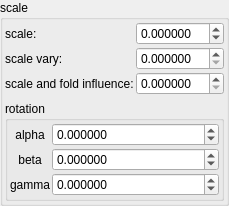
    <widget class="QGroupBox" name="groupBox_5">
     <property name="title">
      <string>scale</string>
     </property>
     <layout class="QVBoxLayout" name="verticalLayout_7">
      <property name="leftMargin">
       <number>2</number>
      </property>
      <property name="topMargin">
       <number>2</number>
      </property>
      <property name="rightMargin">
       <number>2</number>
      </property>
      <property name="bottomMargin">
       <number>2</number>
      </property>
      <item>
       <layout class="QGridLayout" name="gridLayout_15" columnstretch="0,1">
        <property name="spacing">
         <number>2</number>
        </property>
        <item row="0" column="0">
         <widget class="QLabel" name="label_171">
          <property name="text">
           <string>scale:</string>
          </property>
         </widget>
        </item>
        <item row="1" column="0">
         <widget class="QLabel" name="label_172">
          <property name="text">
           <string>scale vary:</string>
          </property>
         </widget>
        </item>
        <item row="2" column="0">
         <widget class="QLabel" name="label_173">
          <property name="text">
           <string>scale and fold influence:</string>
          </property>
         </widget>
        </item>
        <item row="0" column="1">
         <widget class="MyDoubleSpinBox" name="spinbox_mandelbox_scale">
          <property name="sizePolicy">
           <sizepolicy hsizetype="Minimum" vsizetype="Maximum">
            <horstretch>0</horstretch>
            <verstretch>0</verstretch>
           </sizepolicy>
          </property>
          <property name="prefix">
           <string/>
          </property>
          <property name="suffix">
           <string/>
          </property>
          <property name="decimals">
           <number>6</number>
          </property>
          <property name="minimum">
           <double>-99.989999999999995</double>
          </property>
          <property name="maximum">
           <double>99.989999999999995</double>
          </property>
          <property name="singleStep">
           <double>0.100000000000000</double>
          </property>
         </widget>
        </item>
        <item row="1" column="1">
         <widget class="MyDoubleSpinBox" name="spinbox_mandelbox_vary_scale_vary">
          <property name="sizePolicy">
           <sizepolicy hsizetype="Minimum" vsizetype="Maximum">
            <horstretch>0</horstretch>
            <verstretch>0</verstretch>
           </sizepolicy>
          </property>
          <property name="prefix">
           <string/>
          </property>
          <property name="suffix">
           <string/>
          </property>
          <property name="decimals">
           <number>6</number>
          </property>
          <property name="minimum">
           <double>0.000000000000000</double>
          </property>
          <property name="maximum">
           <double>1.000000000000000</double>
          </property>
          <property name="singleStep">
           <double>0.100000000000000</double>
          </property>
         </widget>
        </item>
        <item row="2" column="1">
         <widget class="MyDoubleSpinBox" name="spinbox_transf_scale_1">
          <property name="sizePolicy">
           <sizepolicy hsizetype="Minimum" vsizetype="Maximum">
            <horstretch>0</horstretch>
            <verstretch>0</verstretch>
           </sizepolicy>
          </property>
          <property name="prefix">
           <string/>
          </property>
          <property name="suffix">
           <string/>
          </property>
          <property name="decimals">
           <number>6</number>
          </property>
          <property name="minimum">
           <double>0.000000000000000</double>
          </property>
          <property name="maximum">
           <double>10.000000000000000</double>
          </property>
          <property name="singleStep">
           <double>0.100000000000000</double>
          </property>
         </widget>
        </item>
       </layout>
      </item>
      <item>
       <widget class="QGroupBox" name="groupBox_7">
        <property name="title">
         <string>rotation</string>
        </property>
        <layout class="QVBoxLayout" name="verticalLayout_9">
         <property name="leftMargin">
          <number>2</number>
         </property>
         <property name="topMargin">
          <number>2</number>
         </property>
         <property name="rightMargin">
          <number>2</number>
         </property>
         <property name="bottomMargin">
          <number>2</number>
         </property>
         <item>
          <layout class="QGridLayout" name="gridLayout_13" columnstretch="0,1">
           <property name="spacing">
            <number>2</number>
           </property>
           <item row="1" column="0">
            <widget class="QLabel" name="label_47">
             <property name="text">
              <string notr="true">beta</string>
             </property>
             <property name="alignment">
              <set>Qt::AlignCenter</set>
             </property>
            </widget>
           </item>
           <item row="2" column="0">
            <widget class="QLabel" name="label_48">
             <property name="text">
              <string notr="true">gamma</string>
             </property>
             <property name="alignment">
              <set>Qt::AlignCenter</set>
             </property>
            </widget>
           </item>
           <item row="0" column="1">
            <widget class="MyDoubleSpinBox" name="spinboxd3_transf_rotation_x">
             <property name="sizePolicy">
              <sizepolicy hsizetype="Minimum" vsizetype="Maximum">
               <horstretch>0</horstretch>
               <verstretch>0</verstretch>
              </sizepolicy>
             </property>
             <property name="prefix">
              <string/>
             </property>
             <property name="suffix">
              <string/>
             </property>
             <property name="decimals">
              <number>6</number>
             </property>
             <property name="minimum">
              <double>-36000.000000000000000</double>
             </property>
             <property name="maximum">
              <double>36000.000000000000000</double>
             </property>
             <property name="singleStep">
              <double>1.000000000000000</double>
             </property>
            </widget>
           </item>
           <item row="1" column="1">
            <widget class="MyDoubleSpinBox" name="spinboxd3_transf_rotation_y">
             <property name="sizePolicy">
              <sizepolicy hsizetype="Minimum" vsizetype="Maximum">
               <horstretch>0</horstretch>
               <verstretch>0</verstretch>
              </sizepolicy>
             </property>
             <property name="prefix">
              <string/>
             </property>
             <property name="suffix">
              <string/>
             </property>
             <property name="decimals">
              <number>6</number>
             </property>
             <property name="minimum">
              <double>-36000.000000000000000</double>
             </property>
             <property name="maximum">
              <double>36000.000000000000000</double>
             </property>
             <property name="singleStep">
              <double>1.000000000000000</double>
             </property>
            </widget>
           </item>
           <item row="2" column="1">
            <widget class="MyDoubleSpinBox" name="spinboxd3_transf_rotation_z">
             <property name="sizePolicy">
              <sizepolicy hsizetype="Minimum" vsizetype="Maximum">
               <horstretch>0</horstretch>
               <verstretch>0</verstretch>
              </sizepolicy>
             </property>
             <property name="prefix">
              <string/>
             </property>
             <property name="suffix">
              <string/>
             </property>
             <property name="decimals">
              <number>6</number>
             </property>
             <property name="minimum">
              <double>-36000.000000000000000</double>
             </property>
             <property name="maximum">
              <double>36000.000000000000000</double>
             </property>
             <property name="singleStep">
              <double>1.000000000000000</double>
             </property>
            </widget>
           </item>
           <item row="0" column="0">
            <widget class="QLabel" name="label_39">
             <property name="text">
              <string notr="true">alpha</string>
             </property>
             <property name="alignment">
              <set>Qt::AlignCenter</set>
             </property>
            </widget>
           </item>
          </layout>
         </item>
        </layout>
       </widget>
      </item>
     </layout>
    </widget>
